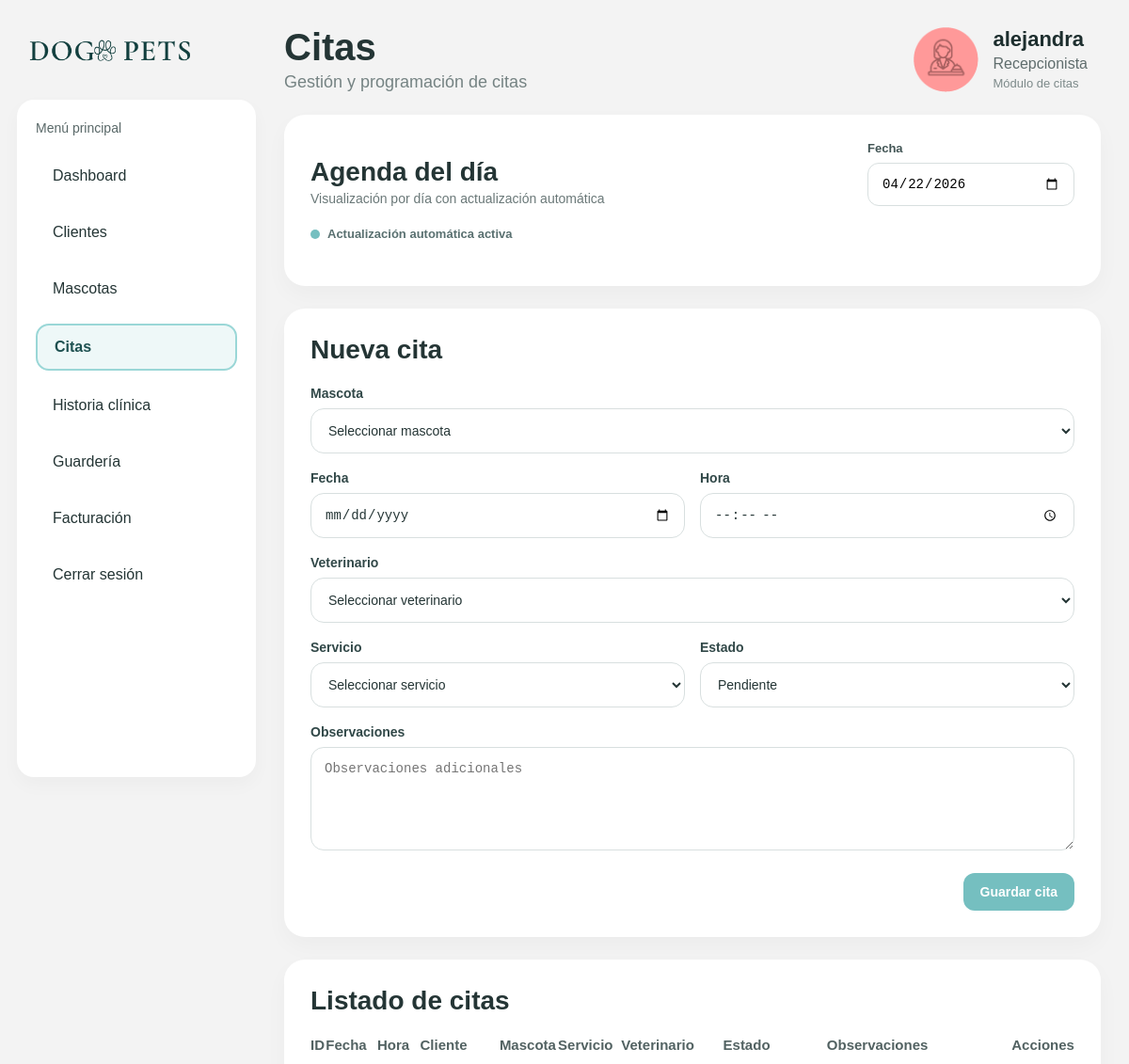
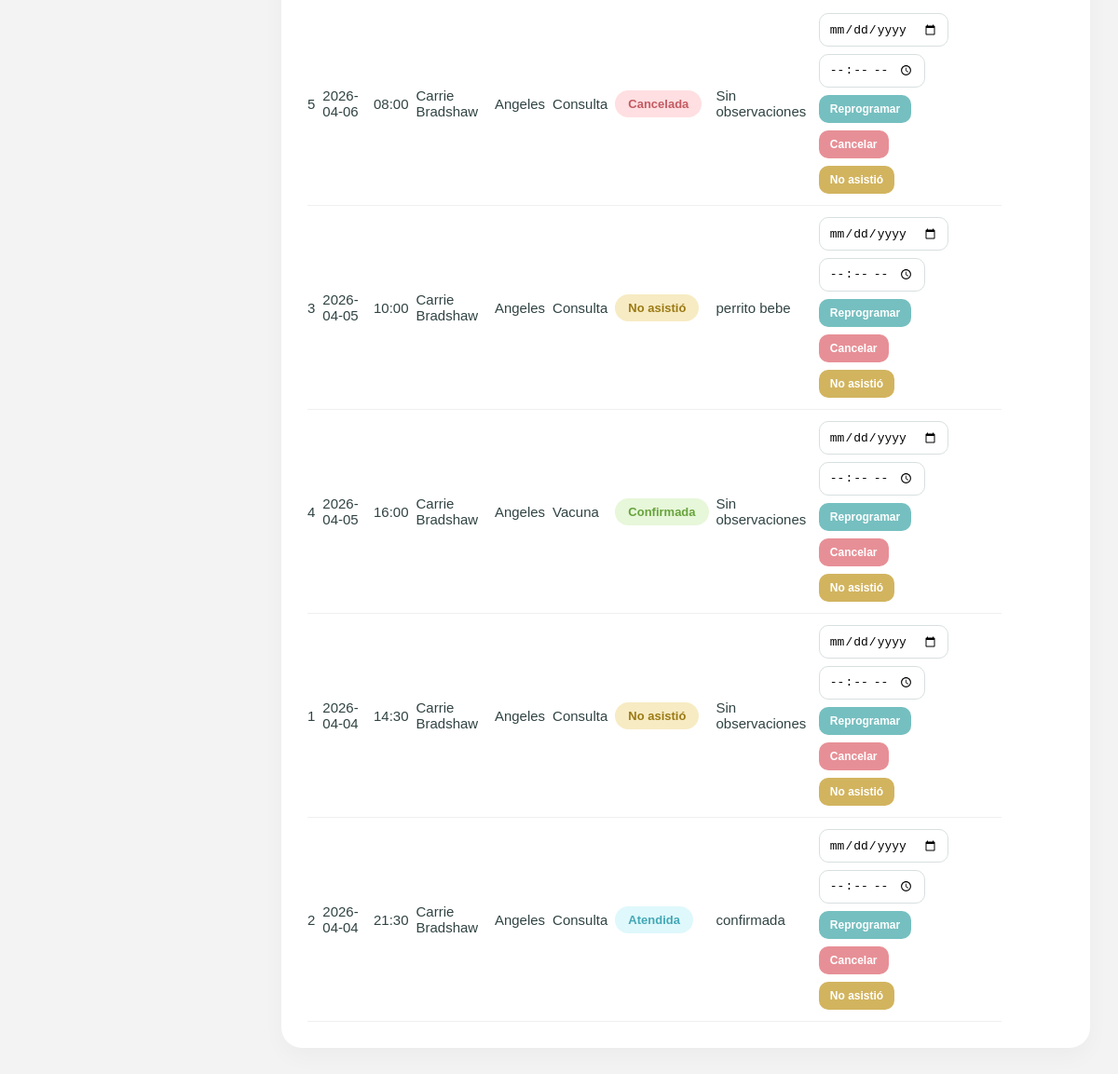
/recepcionista/citas (signed in), run on the app's committed database (2 pictures, top to bottom).
### tables this page shows
CREATE TABLE citas (
        id INTEGER PRIMARY KEY AUTOINCREMENT,
        mascota_id INTEGER NOT NULL,
        fecha TEXT NOT NULL,
        hora TEXT NOT NULL,
        servicio TEXT NOT NULL,
        estado TEXT NOT NULL DEFAULT 'Pendiente',
        observaciones TEXT, veterinario_id INTEGER,
        FOREIGN KEY (mascota_id) REFERENCES mascotas (id)
        );

CREATE TABLE clientes (
            id INTEGER PRIMARY KEY AUTOINCREMENT,
            nombre TEXT NOT NULL,
            documento TEXT NOT NULL UNIQUE,
            telefono TEXT NOT NULL,
            correo TEXT NOT NULL,
            direccion TEXT
        , estado TEXT NOT NULL DEFAULT 'Activo');

CREATE TABLE mascotas (
        id INTEGER PRIMARY KEY AUTOINCREMENT,
        nombre TEXT NOT NULL,
        especie TEXT NOT NULL,
        raza TEXT,
        edad INTEGER,
        cliente_id INTEGER NOT NULL, estado TEXT NOT NULL DEFAULT 'Activo',
        FOREIGN KEY (cliente_id) REFERENCES clientes (id)
        );

### app.py (the view)
@app.route("/recepcionista/citas")
def citas():
    if not login_requerido():
        return redirect(url_for("login"))
    if not rol_requerido("recepcionista"):
        return "No autorizado", 403
    fecha_agenda = request.args.get("fecha", "").strip()
    if not fecha_agenda:
        fecha_agenda = date.today().strftime("%Y-%m-%d")
    conn = get_db_connection()
    citas_db = conn.execute("""
        SELECT
            citas.id,
            citas.fecha,
            citas.hora,
            citas.servicio,
            citas.estado,
            citas.observaciones,
            mascotas.nombre AS mascota_nombre,
            clientes.nombre AS cliente_nombre,
            veterinarios.nombre AS veterinario_nombre
        FROM citas
        JOIN mascotas ON citas.mascota_id = mascotas.id
        JOIN clientes ON mascotas.cliente_id = clientes.id
        LEFT JOIN veterinarios ON citas.veterinario_id = veterinarios.id
        ORDER BY citas.fecha DESC, citas.hora ASC
    """).fetchall()
    mascotas_db = conn.execute("""
        SELECT
            mascotas.id,
            mascotas.nombre AS mascota_nombre,
            clientes.nombre AS cliente_nombre
        FROM mascotas
        JOIN clientes ON mascotas.cliente_id = clientes.id
        ORDER BY mascotas.nombre ASC
    """).fetchall()
    veterinarios_db = conn.execute("""
        SELECT * FROM veterinarios
        WHERE estado = 'Disponible'
        ORDER BY nombre ASC
    """).fetchall()
    conn.close()
    return render_template(
        "recepcionista/citas.html",
        nombre=session["nombre"],
        rol=session["rol"],
        citas=citas_db,
        mascotas=mascotas_db,
        veterinarios=veterinarios_db,
        fecha_agenda=fecha_agenda
    )

### app.py (called while the page is built)
def get_db_connection():
    return DatabaseSingleton().get_connection()

def login_requerido():
    return "rol" in session

def rol_requerido(rol):
    return session.get("rol") == rol

### database.py (called while the page is built)
    def __new__(cls):
        if cls._instance is None:
            cls._instance = super(DatabaseSingleton, cls).__new__(cls)
        return cls._instance

    def get_connection(self):
        conn = sqlite3.connect(self._db_path)
        conn.row_factory = sqlite3.Row
        return conn

### templates/recepcionista/citas.html (shortened to what this page needs)
<!DOCTYPE html>
<html lang="es">
<head>
    <link rel="stylesheet" href="{{ url_for('static', filename='css/styles.css') }}">
</head>
<body class="app-page">
    <div class="app-layout">
        <aside class="sidebar">
            <div class="logo-box">
                <img src="{{ url_for('static', filename='img/logo.png') }}" class="logo-img" alt="Logo DOG PETS">
            </div>
            <div class="menu-box">
                <p class="menu-title">Menú principal</p>
                <ul class="menu-list">
                    <li><a href="{{ url_for('dashboard') }}" class="menu-link">Dashboard</a></li>
                    <li><a href="{{ url_for('clientes') }}" class="menu-link">Clientes</a></li>
                    <li><a href="{{ url_for('mascotas') }}" class="menu-link">Mascotas</a></li>
                    <li><a href="{{ url_for('citas') }}" class="menu-link active">Citas</a></li>
                    <li><a href="{{ url_for('historias') }}" class="menu-link">Historia clínica</a></li>
                    <li><a href="{{ url_for('guarderia') }}" class="menu-link">Guardería</a></li>
                    <li><a href="{{ url_for('facturacion') }}" class="menu-link">Facturación</a></li>
                    <li><a href="{{ url_for('logout') }}" class="menu-link">Cerrar sesión</a></li>
                </ul>
            </div>
        </aside>
        <main class="main-content">
            <header class="topbar">
                <div class="welcome-box">
                    <h2>Citas</h2>
                    <p>Gestión y programación de citas</p>
                </div>
                <div class="profile-box">
                    <img src="{{ url_for('static', filename='img/recepcionista.png') }}" class="avatar-img" alt="Recepcionista">
                    <div>
                        <h3>{{ nombre }}</h3>
                        <p class="role-text">Recepcionista</p>
                        <span class="date-text">Módulo de citas</span>
                    </div>
                </div>
            </header>
            <section class="clientes-grid">
                    <div class="card table-card">
                        <div class="card-header agenda-header">
                            <div>
                                <h3>Agenda del día</h3>
                                <p class="agenda-subtitle">Visualización por día con actualización automática</p>
                            </div>
                            <div class="agenda-controls">
                                <label for="fecha_agenda">Fecha</label>
                                <input type="date" id="fecha_agenda" value="{{ fecha_agenda }}">
                            </div>
                        </div>
                        <div class="agenda-toolbar">
                            <span class="agenda-status-dot"></span>
                            <span class="agenda-status-text">Actualización automática activa</span>
                        </div>
                    </div>
                <div class="card form-card">
                    <div class="card-header">
                        <h3>Nueva cita</h3>
                    </div>
                    <form action="{{ url_for('crear_cita') }}" method="POST" class="client-form">
                        <div class="form-group">
                            <label for="mascota_id">Mascota</label>
                            <select id="mascota_id" name="mascota_id" required>
                                <option value="">Seleccionar mascota</option>
                            </select>
                        </div>
                        <div class="form-row">
                            <div class="form-group">
                                <label for="fecha">Fecha</label>
                                <input type="date" id="fecha" name="fecha" required>
                            </div>
                            <div class="form-group">
                                <label for="hora">Hora</label>
                                <input type="time" id="hora" name="hora" required>
                            </div>
                        </div>
                        <div class="form-group">
                            <label for="veterinario_id">Veterinario</label>
                            <select id="veterinario_id" name="veterinario_id" required>
                                <option value="">Seleccionar veterinario</option>
                            </select>
                        </div>
                        <div class="form-row">
                            <div class="form-group">
                                <label for="servicio">Servicio</label>
                                <select id="servicio" name="servicio" required>
                                    <option value="">Seleccionar servicio</option>
                                </select>
                            </div>
                            <div class="form-group">
                                <label for="estado">Estado</label>
                                <select id="estado" name="estado" required>
                                    <option value="Pendiente">Pendiente</option>
                                </select>
                            </div>
                        </div>
                        <div class="form-group">
                            <label for="observaciones">Observaciones</label>
                            <textarea id="observaciones" name="observaciones" placeholder="Observaciones adicionales"></textarea>
                        </div>
                        <div class="form-actions">
                            <button type="submit" class="btn-secondary">Guardar cita</button>
                        </div>
                    </form>
                </div>
                <div class="card table-card">
                    <div class="card-header">
                        <h3>Listado de citas</h3>
                    </div>
                    <table>
                        <thead>
                            <tr>
                                <th>ID</th>
                                <th>Fecha</th>
                                <th>Hora</th>
                                <th>Cliente</th>
                                <th>Mascota</th>
                                <th>Servicio</th>
                                <th>Veterinario</th>
                                <th>Estado</th>
                                <th>Observaciones</th>
                                <th>Acciones</th>
                            </tr>
                        </thead>
                        <tbody>
                            {% if citas %}
                                {% for cita in citas %}
                                    <tr>
                                        <td>{{ cita.id }}</td>
                                        <td>{{ cita.fecha }}</td>
                                        <td>{{ cita.hora }}</td>
                                        <td>{{ cita.cliente_nombre }}</td>
                                        <td>{{ cita.mascota_nombre }}</td>
                                        <td>{{ cita.servicio }}</td>
                                        <td>
                                            {% if cita.estado == 'Confirmada' %}
                                                <span class="badge badge-success">Confirmada</span>
                                            {% elif cita.estado == 'Pendiente' %}
                                                <span class="badge badge-danger">Pendiente</span>
                                            {% elif cita.estado == 'Cancelada' %}
                                                <span class="badge badge-danger">Cancelada</span>
                                            {% elif cita.estado == 'No asistió' %}
                                                <span class="badge badge-warning">No asistió</span>
                                            {% else %}
                                                <span class="badge badge-info">{{ cita.estado }}</span>
                                            {% endif %}
                                        </td>
                                        <td>{{ cita.observaciones if cita.observaciones else 'Sin observaciones' }}</td>
                                        <td>
                                            <div class="acciones-cita">
                                                <form action="{{ url_for('reprogramar_cita', cita_id=cita.id) }}" method="POST" class="accion-form-inline">
                                                    <input type="date" name="nueva_fecha" required>
                                                    <input type="time" name="nueva_hora" required>
                                                    <button type="submit" class="btn-table">Reprogramar</button>
                                                </form>
                                                <form action="{{ url_for('cancelar_cita', cita_id=cita.id) }}" method="POST" class="accion-form-inline">
                                                    <button type="submit" class="btn-table btn-cancel">Cancelar</button>
                                                </form>
                                                <form action="{{ url_for('marcar_no_show', cita_id=cita.id) }}" method="POST" class="accion-form-inline">
                                                    <button type="submit" class="btn-table btn-noshow">No asistió</button>
                                                </form>
                                            </div>
                                        </td>
                                    </tr>
                                {% endfor %}
                            {% else %}
                                <tr>
                                    <td colspan="9" class="empty-state">No hay citas registradas todavía.</td>
                                    <td>{{ cita.veterinario_nombre if cita.veterinario_nombre else 'Sin asignar' }}</td>
                                </tr>
                            {% endif %}
                        </tbody>
                    </table>
                </div>
            </section>
        </main>
    </div>
</body>
</html>

### data on the page
citas: id "5", fecha "2026-04-06", hora "08:00", cliente_nombre "Carrie Bradshaw", mascota_nombre "Angeles", servicio "Consulta", estado "Cancelada", observaciones "Sin observaciones"
citas: id "3", fecha "2026-04-05", hora "10:00", cliente_nombre "Carrie Bradshaw", mascota_nombre "Angeles", servicio "Consulta", estado "No asistió", observaciones "perrito bebe"
citas: id "4", fecha "2026-04-05", hora "16:00", cliente_nombre "Carrie Bradshaw", mascota_nombre "Angeles", servicio "Vacuna", estado "Confirmada", observaciones "Sin observaciones"
citas: id "1", fecha "2026-04-04", hora "14:30", cliente_nombre "Carrie Bradshaw", mascota_nombre "Angeles", servicio "Consulta", estado "No asistió", observaciones "Sin observaciones"
citas: id "2", fecha "2026-04-04", hora "21:30", cliente_nombre "Carrie Bradshaw", mascota_nombre "Angeles", servicio "Consulta", estado "Atendida", observaciones "confirmada"

### other printed values
{{ nombre }} "alejandra"
